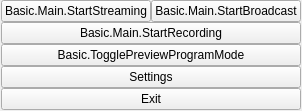
  <widget class="OBSDock" name="controlsDock">
   <property name="features">
    <set>QDockWidget::DockWidgetClosable|QDockWidget::DockWidgetFloatable|QDockWidget::DockWidgetMovable</set>
   </property>
   <property name="windowTitle">
    <string>Basic.Main.Controls</string>
   </property>
   <attribute name="dockWidgetArea">
    <number>8</number>
   </attribute>
   <widget class="QWidget" name="controlsDockContents">
    <layout class="QVBoxLayout" name="verticalLayout_9">
     <property name="spacing">
      <number>0</number>
     </property>
     <property name="leftMargin">
      <number>1</number>
     </property>
     <property name="topMargin">
      <number>0</number>
     </property>
     <property name="rightMargin">
      <number>1</number>
     </property>
     <property name="bottomMargin">
      <number>1</number>
     </property>
     <item>
      <widget class="QFrame" name="controlsFrame">
       <layout class="QVBoxLayout" name="buttonsVLayout">
        <property name="spacing">
         <number>0</number>
        </property>
        <property name="leftMargin">
         <number>0</number>
        </property>
        <property name="topMargin">
         <number>0</number>
        </property>
        <property name="rightMargin">
         <number>0</number>
        </property>
        <property name="bottomMargin">
         <number>0</number>
        </property>
        <item>
         <layout class="QHBoxLayout" name="horizontalLayout_7">
          <item>
           <widget class="QPushButton" name="streamButton">
            <property name="enabled">
             <bool>true</bool>
            </property>
            <property name="sizePolicy">
             <sizepolicy hsizetype="Ignored" vsizetype="Fixed">
              <horstretch>0</horstretch>
              <verstretch>0</verstretch>
             </sizepolicy>
            </property>
            <property name="minimumSize">
             <size>
              <width>150</width>
              <height>0</height>
             </size>
            </property>
            <property name="text">
             <string>Basic.Main.StartStreaming</string>
            </property>
            <property name="checkable">
             <bool>true</bool>
            </property>
           </widget>
          </item>
          <item>
           <widget class="QPushButton" name="broadcastButton">
            <property name="enabled">
             <bool>true</bool>
            </property>
            <property name="sizePolicy">
             <sizepolicy hsizetype="Ignored" vsizetype="Fixed">
              <horstretch>0</horstretch>
              <verstretch>0</verstretch>
             </sizepolicy>
            </property>
            <property name="minimumSize">
             <size>
              <width>150</width>
              <height>0</height>
             </size>
            </property>
            <property name="text">
             <string>Basic.Main.StartBroadcast</string>
            </property>
            <property name="checkable">
             <bool>true</bool>
            </property>
           </widget>
          </item>
         </layout>
        </item>
        <item>
         <layout class="QHBoxLayout" name="recordingLayout">
          <property name="spacing">
           <number>2</number>
          </property>
          <property name="leftMargin">
           <number>0</number>
          </property>
          <property name="topMargin">
           <number>0</number>
          </property>
          <property name="rightMargin">
           <number>0</number>
          </property>
          <property name="bottomMargin">
           <number>0</number>
          </property>
          <item>
           <widget class="RecordButton" name="recordButton">
            <property name="enabled">
             <bool>true</bool>
            </property>
            <property name="sizePolicy">
             <sizepolicy hsizetype="Ignored" vsizetype="Fixed">
              <horstretch>0</horstretch>
              <verstretch>0</verstretch>
             </sizepolicy>
            </property>
            <property name="minimumSize">
             <size>
              <width>0</width>
              <height>0</height>
             </size>
            </property>
            <property name="text">
             <string>Basic.Main.StartRecording</string>
            </property>
            <property name="checkable">
             <bool>true</bool>
            </property>
           </widget>
          </item>
         </layout>
        </item>
        <item>
         <widget class="QPushButton" name="modeSwitch">
          <property name="sizePolicy">
           <sizepolicy hsizetype="Ignored" vsizetype="Fixed">
            <horstretch>0</horstretch>
            <verstretch>0</verstretch>
           </sizepolicy>
          </property>
          <property name="minimumSize">
           <size>
            <width>150</width>
            <height>0</height>
           </size>
          </property>
          <property name="text">
           <string>Basic.TogglePreviewProgramMode</string>
          </property>
          <property name="checkable">
           <bool>true</bool>
          </property>
         </widget>
        </item>
        <item>
         <widget class="QPushButton" name="settingsButton">
          <property name="sizePolicy">
           <sizepolicy hsizetype="Ignored" vsizetype="Fixed">
            <horstretch>0</horstretch>
            <verstretch>0</verstretch>
           </sizepolicy>
          </property>
          <property name="minimumSize">
           <size>
            <width>150</width>
            <height>0</height>
           </size>
          </property>
          <property name="text">
           <string>Settings</string>
          </property>
         </widget>
        </item>
        <item>
         <widget class="QPushButton" name="exitButton">
          <property name="sizePolicy">
           <sizepolicy hsizetype="Ignored" vsizetype="Fixed">
            <horstretch>0</horstretch>
            <verstretch>0</verstretch>
           </sizepolicy>
          </property>
          <property name="minimumSize">
           <size>
            <width>150</width>
            <height>0</height>
           </size>
          </property>
          <property name="text">
           <string>Exit</string>
          </property>
         </widget>
        </item>
        <item>
         <spacer name="expVSpacer">
          <property name="orientation">
           <enum>Qt::Vertical</enum>
          </property>
          <property name="sizeHint" stdset="0">
           <size>
            <width>0</width>
            <height>0</height>
           </size>
          </property>
         </spacer>
        </item>
       </layout>
      </widget>
     </item>
    </layout>
   </widget>
  </widget>
